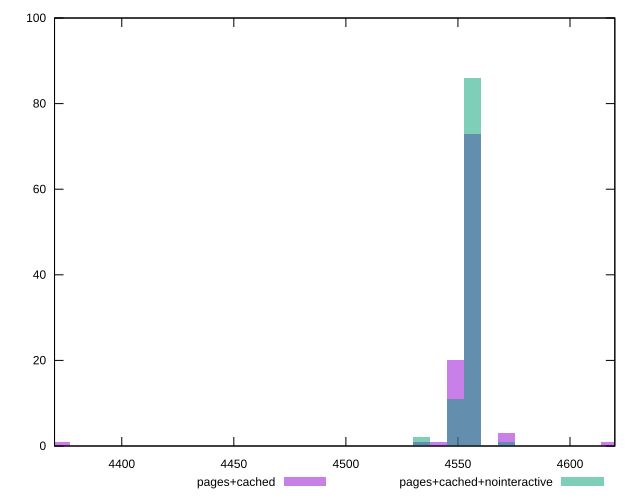

Source code (gnuplot):
reset

$pagesCached <<EOF
4373.057630739765 1
4548.897360647134 20
4617.704211480452 1
4556.54256629528 73
4571.832977591573 3
4541.252154998987 1
4533.60694935084 1
EOF

$pagesCachedNointeractive <<EOF
4556.54256629528 86
4548.897360647134 11
4533.60694935084 2
4571.832977591573 1
EOF

set key outside below
set boxwidth 7.645205648146443
set xrange [4370:4620]
set yrange [0:100]
set trange [0:100]
set style fill transparent solid 0.5 noborder
set terminal svg size 640, 500 enhanced background rgb 'white'
set output "report_00008_2021-01-22T20:58:29.167/unused-javascript/comparison/histogram/2_vs_3.svg"

plot $pagesCached title "pages+cached" with boxes, \
     $pagesCachedNointeractive title "pages+cached+nointeractive" with boxes

reset
